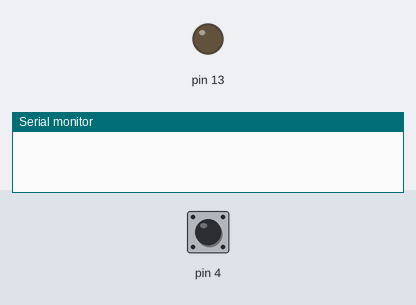
This sketch was run on a simulated Arduino Uno, built with avr-gcc and run on an emulated ATmega328P. On the bench: output pins drawn as LEDs (lit = HIGH), the last lines printed to the serial monitor. The test bench sets the inputs (shaded band); at power-on: pin 4 HIGH.

Above: at 1.2 s.
1.3 s: pin 4 pulled LOW for 0.15 s
At 1.4 s:
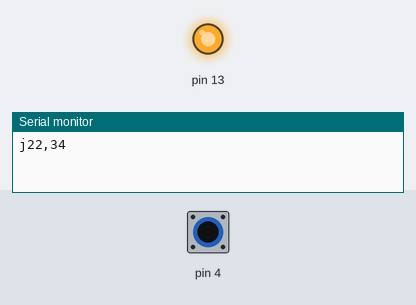
3.0 s: pin 4 pulled LOW for 3.2 s
At 7.3 s:
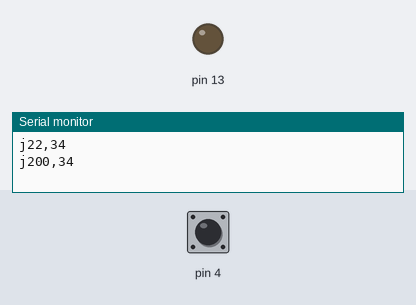
Timing chart, 0 to 8.8 s (numbered marks = the images above; inputs shaded):
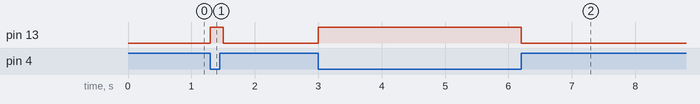

The sketch:

transmisor.ino
```cpp
#define JOYSTICK_1_X      A0
#define JOYSTICK_1_Y      A1
#define JOYSTICK_2_X      A3
#define JOYSTICK_2_Y      A5

#define BAUD_RATE     9600

#define CHAR_J1           'j'
#define CHAR_J2           'p'

int valores[4];

bool state = true;

void setup() {
  Serial.begin(BAUD_RATE);
  pinMode(2,INPUT_PULLUP);
  pinMode(4,INPUT_PULLUP);
  pinMode(13,OUTPUT);
}

void loop() {
  /*if(digitalRead(2) == 0){
    digitalWrite(13,HIGH);
    Serial.println("Boton 1");
    while(digitalRead(2) == 0);
    digitalWrite(13,LOW);
    delay(50);
  }*/
  if(digitalRead(4) == 0){
    digitalWrite(13,HIGH);
    state = !state;
    if(state) Serial.println("j200,34");
    else      Serial.println("j22,34");
    delay(200);
    while(digitalRead(4) == 0);
    digitalWrite(13,LOW);
    delay(50);
  }
  //valores[0] = analogRead(JOYSTICK_1_X);
  //valores[1] = analogRead(JOYSTICK_1_Y);
  //valores[2] = analogRead(JOYSTICK_2_X);
  //valores[3] = analogRead(JOYSTICK_2_Y);

  //jvalores[0],va ....\n
  //Serial.println(String(CHAR_J1)+String(valores[0])+","+String(valores[1]));
  //delay(250);
  //Serial.println(String(CHAR_J2)+String(valores[2])+","+String(valores[3]));
  //delay(250);
}
```

Measured:
- after the input at 1.3 s, pin 13: LOW → HIGH at once, → LOW 0.20 s later
- after the input at 3.0 s, pin 13: LOW → HIGH at once, → LOW 3.2 s later
